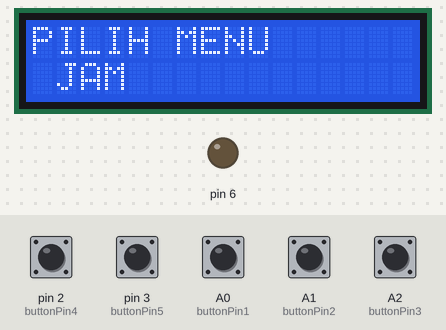
A sketch run on a simulated Arduino Uno, built with avr-gcc and run on an emulated ATmega328P. Parts: 16×2 character LCD, output pins drawn as LEDs (lit = HIGH). Wiring (inferred from the names in the program): DS3231 clock at I2C address 0x68. Inputs (shaded band) come from the test bench; at power-on: A0 (buttonPin1), A1 (buttonPin2), A2 (buttonPin3), pin 2 (buttonPin4), pin 3 (buttonPin5) HIGH. The local clock reads 2024-03-15 10:24:30 at power-on unless the sketch sets it.

Above: at 1.2 s.
1.3 s: pin 3 (buttonPin5) pulled LOW for 0.65 s
At 4.8 s:
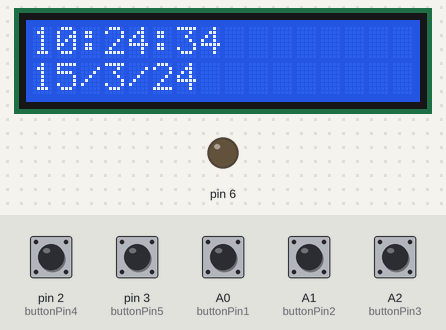
5.0 s: A0 (buttonPin1) pulled LOW for 0.65 s
At 5.8 s:
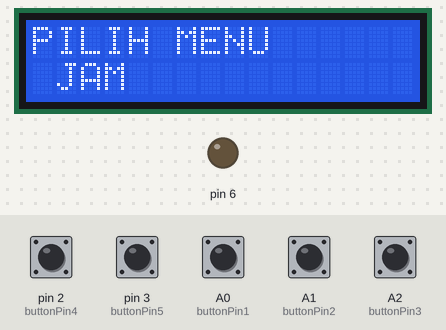
7.1 s: A1 (buttonPin2) pulled LOW for 0.65 s
At 7.9 s:
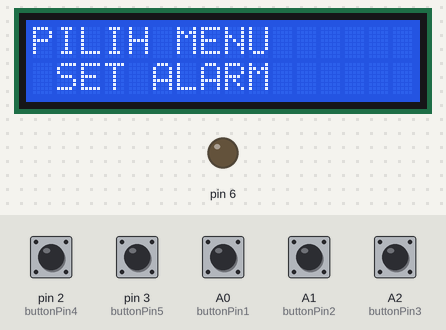
9.2 s: pin 3 (buttonPin5) pulled LOW for 1 s
At 10.7 s:
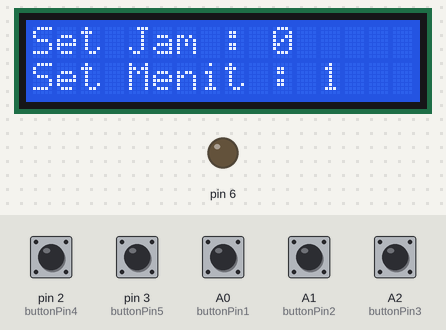
11.8 s: pin 2 (buttonPin4) pulled LOW for 0.65 s
At 12.9 s:
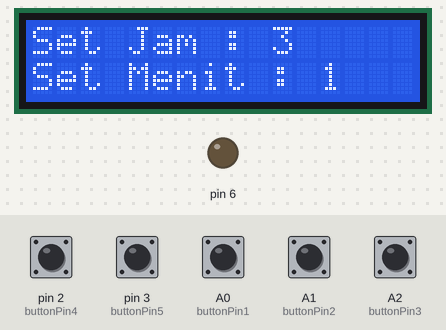
13.9 s: pin 2 (buttonPin4) pulled LOW for 1 s
At 16.3 s:
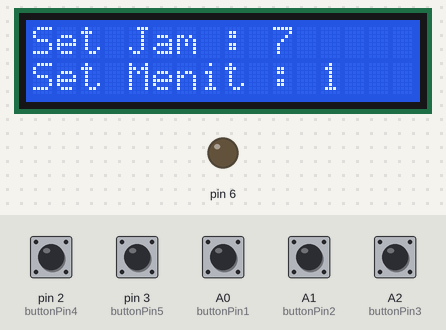
Timing chart, 0 to 17.4 s (numbered marks = the images above; inputs shaded):
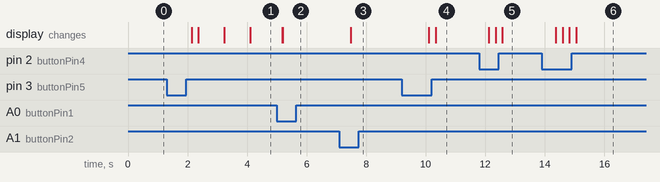

The sketch:

rtc_alarm8.ino
```cpp
#include "Wire.h"
#include <LiquidCrystal_I2C.h>

LiquidCrystal_I2C lcd(0x27, 2, 1, 0, 4, 5, 6, 7, 3, POSITIVE);

#define DS3231_I2C_ADDRESS 0x68
// Convert normal decimal numbers to binary coded decimal
byte decToBcd(byte val)
{
  return( (val/10*16) + (val%10) );
}
// Convert binary coded decimal to normal decimal numbers
byte bcdToDec(byte val)
{
  return( (val/16*10) + (val%16) );
}

const int buttonPin1 = A0;     // the number of the pushbutton pin
const int buttonPin2 = A1;     // the number of the pushbutton pin
const int buttonPin3 = A2;     // the number of the pushbutton pin
const int buttonPin4 = 2;     // the number of the pushbutton pin
const int buttonPin5 = 3;     // the number of the pushbutton pin

int buttonState1 = 0;
int buttonState2 = 0;
int buttonState3 = 0;
int buttonState4 = 0;
int buttonState5 = 0;

int a = 0;
int mmz = 0;
int detz = 0;
int menz = 0;
int jamz = 0;

int stm = 0;
int stj = 0;
int savestj = 0;
int savestm = 0;

void setup()
{
  lcd.begin(16, 2);
  lcd.clear();
  lcd.noCursor();
  Wire.begin();
  pinMode(6, OUTPUT);
  pinMode(buttonPin1, INPUT);
  pinMode(buttonPin2, INPUT);
  pinMode(buttonPin3, INPUT);
  pinMode(buttonPin4, INPUT);
  pinMode(buttonPin5, INPUT);


  //Serial.begin(9600);
  // set the initial time here:
  // DS3231 seconds, minutes, hours, day, date, month, year
  // setDS3231time(0,12,02,2,5,1,16);
}
void setDS3231time(byte second, byte minute, byte hour, byte dayOfWeek, byte dayOfMonth, byte month, byte year)
{
  // sets time and date data to DS3231
  Wire.beginTransmission(DS3231_I2C_ADDRESS);
  Wire.write(0); // set next input to start at the seconds register
  Wire.write(decToBcd(second)); // set seconds
  Wire.write(decToBcd(minute)); // set minutes
  Wire.write(decToBcd(hour)); // set hours
  Wire.write(decToBcd(dayOfWeek)); // set day of week (1=Sunday, 7=Saturday)
  Wire.write(decToBcd(dayOfMonth)); // set date (1 to 31)
  Wire.write(decToBcd(month)); // set month
  Wire.write(decToBcd(year)); // set year (0 to 99)
  Wire.endTransmission();
}
void readDS3231time(byte *second,
byte *minute,
byte *hour,
byte *dayOfWeek,
byte *dayOfMonth,
byte *month,
byte *year)
{
  Wire.beginTransmission(DS3231_I2C_ADDRESS);
  Wire.write(0); // set DS3231 register pointer to 00h
  Wire.endTransmission();
  Wire.requestFrom(DS3231_I2C_ADDRESS, 7);
  // request seven bytes of data from DS3231 starting from register 00h
  *second = bcdToDec(Wire.read() & 0x7f);
  *minute = bcdToDec(Wire.read());
  *hour = bcdToDec(Wire.read() & 0x3f);
  *dayOfWeek = bcdToDec(Wire.read());
  *dayOfMonth = bcdToDec(Wire.read());
  *month = bcdToDec(Wire.read());
  *year = bcdToDec(Wire.read());
}


void displayTime()
{
  byte second, minute, hour, dayOfWeek, dayOfMonth, month, year;
  // retrieve data from DS3231
  readDS3231time(&second, &minute, &hour, &dayOfWeek, &dayOfMonth, &month,
  &year);
  // send it to the serial monitor
  lcd.setCursor(0, 0);
  lcd.print(hour, DEC);
  // convert the byte variable to a decimal number when displayed
  lcd.print(":");
  if (minute<10)
  {
    lcd.print("0");
  }
  lcd.print(minute, DEC);
  lcd.print(":");
  if (second<10)
  {
    lcd.print("0");
  }
  lcd.print(second, DEC);

  lcd.setCursor(0, 1);
  lcd.print(dayOfMonth, DEC);
  lcd.print("/");
  lcd.print(month, DEC);
  lcd.print("/");
  lcd.print(year, DEC);

  if ((hour == savestj) && (minute == savestm)) {
  digitalWrite(8, HIGH);
  }

}

void loop()
{
  digitalWrite(8, LOW);

  mmz = 0;
  detz = 0;
  menz = 0;
  jamz = 0;

  stj = savestj;
  stm = savestm;

  buttonState1 = digitalRead(buttonPin1);
  buttonState2 = digitalRead(buttonPin2);
  buttonState3 = digitalRead(buttonPin3);
  buttonState4 = digitalRead(buttonPin4);
  buttonState5 = digitalRead(buttonPin5);

  if ( buttonState2 == LOW ){
  delay(200);
  a = a + 1;

  if ( a > 2 ) {
  a = 0;
  } else if (a < 0) {
  a = 2;
  }

  }

  else if ( buttonState3 == LOW ) {
  delay(200);
  a = a - 1;

  if ( a > 2 ) {
  a = 0;
  } else if (a < 0) {
  a = 2;
  }

  }


  if ( a == 0 ) {
  lcd.clear();
  lcd.setCursor(0, 0);
  lcd.print("PILIH MENU");
  lcd.setCursor(0, 1);
  lcd.print(" JAM ");
  delay(500);

  }

  else if ( a == 1 ) {
  lcd.clear();
  lcd.setCursor(0, 0);
  lcd.print("PILIH MENU");
  lcd.setCursor(0, 1);
  lcd.print(" SET ALARM ");
  delay(500);
  }

  else if ( a == 2 ) {
  lcd.clear();
  lcd.setCursor(0, 0);
  lcd.print("PILIH MENU");
  lcd.setCursor(0, 1);
  lcd.print(" STOPWATCH ");
  delay(500);
  }

  if (( buttonState5 == LOW ) && ( a == 0 )) {
  lcd.clear();

  while ( buttonState1 == HIGH )
  {
    delay(200);
    buttonState1 = digitalRead(buttonPin1);
    displayTime();

  }

  }


  if (( buttonState5 == LOW ) && ( a == 1 )) {
  lcd.clear();

  while ( buttonState1 == HIGH )
  {

  buttonState1 = digitalRead(buttonPin1);
  buttonState2 = digitalRead(buttonPin2);
  buttonState3 = digitalRead(buttonPin3);
  buttonState4 = digitalRead(buttonPin4);
  buttonState5 = digitalRead(buttonPin5);

  lcd.setCursor(0, 0);
  lcd.print("Set Jam : ");
  lcd.print(stj);
  lcd.setCursor(0, 1);
  lcd.print("Set Menit : ");
  lcd.print(stm);
  delay(200);

  if ( buttonState3 == LOW ){
  stj = 0;
  stm = 0;
  lcd.clear();
  }
  else if ( buttonState4 == LOW ){
  stj = stj + 1;
  lcd.clear();
  }
  else if ( buttonState5 == LOW ){
  stm = stm + 1;
  lcd.clear();
  }
  else if ( buttonState1 == LOW ){
  savestm = stm;
  savestj = stj;
  }

   }
  }


  if (( buttonState5 == LOW ) && ( a == 2 )) {
  lcd.clear();

  while ( buttonState1 == HIGH )
  {
  buttonState1 = digitalRead(buttonPin1);
  buttonState2 = digitalRead(buttonPin2);
  buttonState3 = digitalRead(buttonPin3);
  buttonState4 = digitalRead(buttonPin4);
  buttonState5 = digitalRead(buttonPin5);

  mmz = mmz + 1;
  delay(10);

  if (mmz == 100) {
  detz = detz + 1;
  mmz = 0;
  }
  if (detz == 60) {
  menz = menz + 1;
  detz = 0;
  }
  if (menz == 60) {
  jamz = jamz + 1;
  menz = 0;
  }

  lcd.setCursor(0, 0);
  lcd.print(jamz);
  lcd.print(":");
  lcd.print(menz);
  lcd.print(":");
  lcd.print(detz);
  lcd.print(":");
  lcd.print(mmz);

  if ( buttonState4 == LOW ){
  delay(200);
  while (buttonState3 == HIGH)
  {
  lcd.setCursor(0, 0);
  lcd.print(jamz);
  lcd.print(":");
  lcd.print(menz);
  lcd.print(":");
  lcd.print(detz);
  lcd.print(":");
  lcd.print(mmz);
  delay(1000);
  buttonState3 = digitalRead(buttonPin3);
  buttonState1 = digitalRead(buttonPin1);


  }

  }

  }

  }
}
```

Measured:
- after the input at 1.3 s, the display: first changes after 0.84 s (image 1 shows a later state)
- after the input at 5.0 s, the display: first differs from a run without the input after 0.20 s (image 2)
- after the input at 7.1 s, the display: changes after 0.38 s (image 3)
- after the input at 9.2 s, the display: first changes after 0.90 s (image 4 shows a later state)
- after the input at 11.8 s, the display: first changes after 0.32 s (image 5 shows a later state)
- after the input at 13.9 s, the display: first changes after 0.47 s (image 6 shows a later state)
